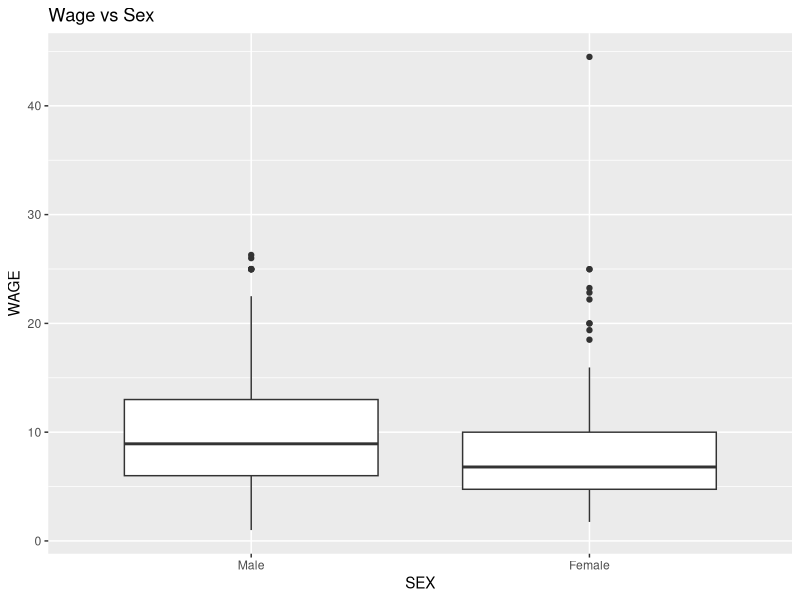
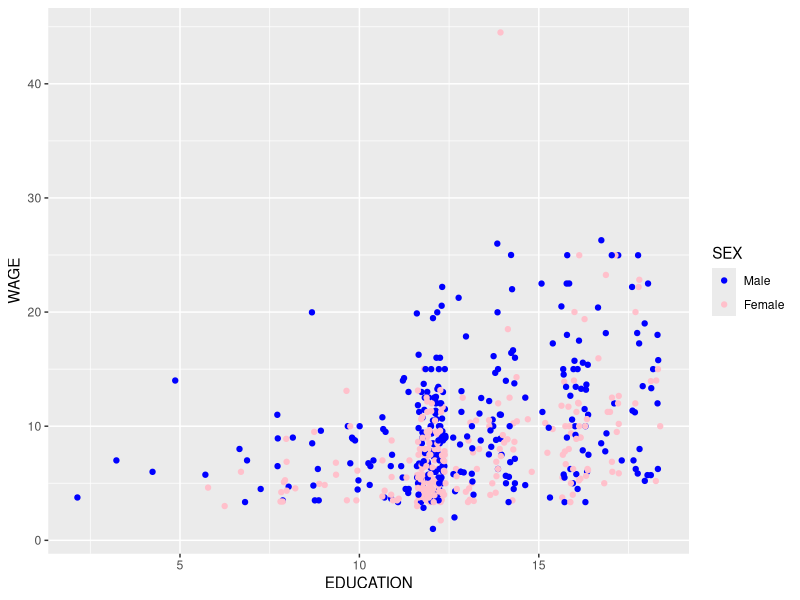
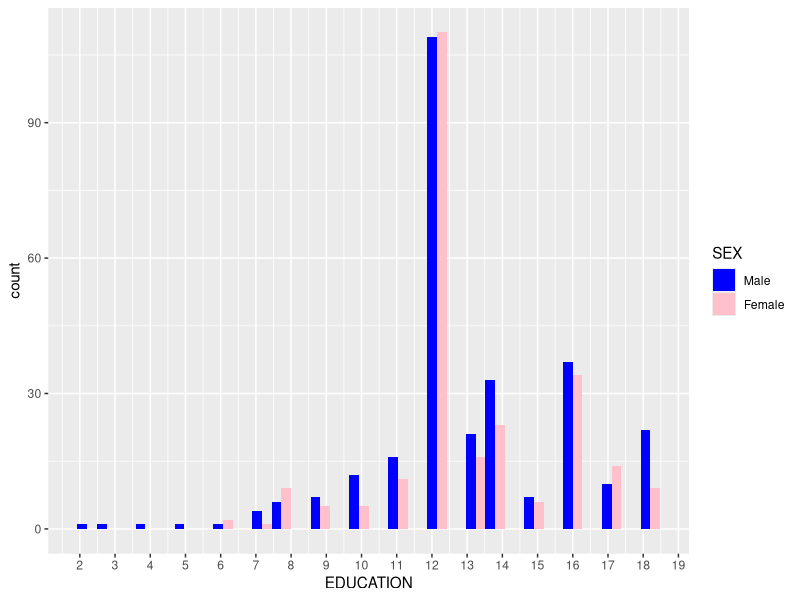
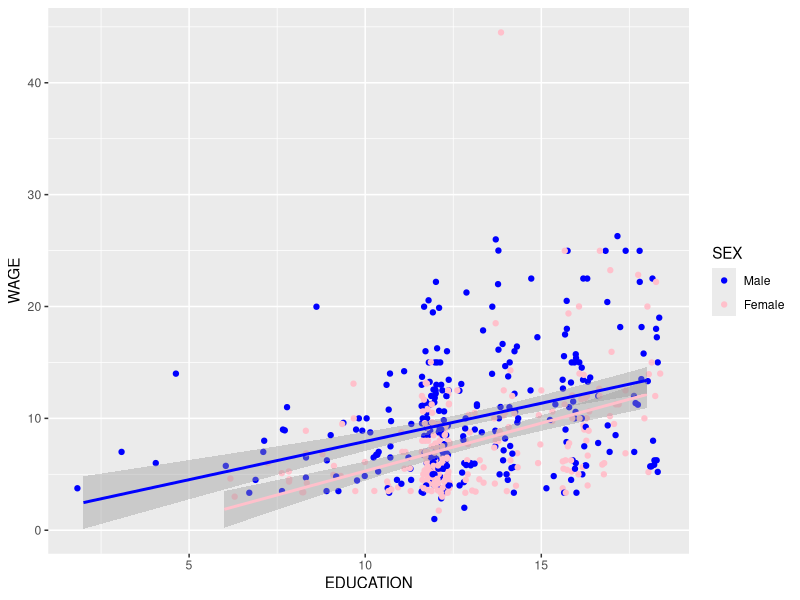
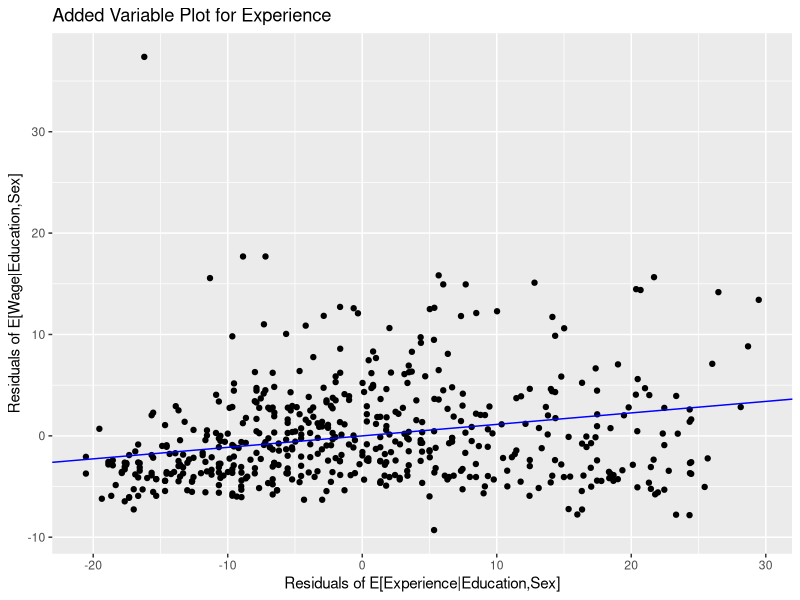

Here is the R script that generated these plots, in order: (Note: this script raises an error after producing the figures.)
## ---- chunk 1
library(ggplot2)

# create dataframe
wages <- read.csv(file = "../data/cpswages.dat.txt", header = FALSE, sep=" ")
names(wages) <- c("EDUCATION",	"SOUTH", "SEX", "EXPERIENCE", "UNION",  "WAGE", "AGE", "RACE", "OCCUPATION", "SECTOR", "MARR")
wages = wages[,c(1,2,3,4,5,7,8,9,10,11,6)]

# Set up factors
wages$SOUTH <- factor(wages$SOUTH, levels=c(0,1),
                    labels=c('North','South'))

wages$SEX <- factor(wages$SEX, levels=c(0,1),
                    labels=c('Male','Female'))

wages$UNION <- factor(wages$UNION, levels=c(0,1),
                    labels=c('Non-Unionized','Unionized'))

wages$RACE <- factor(wages$RACE, levels=c(1,2,3),
                    labels=c('Other','Hispanic', 'White'))

wages$OCCUPATION <- factor(wages$OCCUPATION, levels=c(1,2,3,4,5,6),
                    labels=c('Management','Sales','Clerical','Service','Professional','Other'))

wages$SECTOR <- factor(wages$SECTOR, levels=c(0,1,2),
                       labels=c('Other','Manufacturing','Construction'))

wages$MARR <- factor(wages$MARR, levels=c(0,1),
                       labels=c('Unmarried','Married'))

wages$MANUFACTURING <- 1*(wages$SECTOR == 'Manufacturing')
wages$CONSTRUCTION <- 1*(wages$SECTOR == 'Construction')

wages$MANAGEMENT <- 1*(wages$OCCUPATION == 'Management')
wages$SALES <- 1*(wages$OCCUPATION == 'Sales')
wages$CLERICAL <- 1*(wages$OCCUPATION == 'Clerical')
wages$SERVICE <- 1*(wages$OCCUPATION == 'Service')
wages$PROFESSIONAL <- 1*(wages$OCCUPATION == 'Professional')

wages$WHITE <- 1*(wages$RACE == 'White')
wages$HISPANIC <- 1*(wages$RACE == 'Hispanic')

women <- subset(wages,SEX=='Female')
men <- subset(wages,SEX=='Male')

head(wages)
## ---- chunk 2
p <- ggplot( wages, aes ( x = SEX, y = WAGE) )
p + geom_boxplot() + ggtitle("Wage vs Sex")
## ---- chunk 3
#nrow(subset(wages,SEX=='Female'))
#nrow(subset(wages,SEX=='Male'))
t.test(subset(wages,SEX=='Male')$WAGE, subset(wages,SEX=='Female')$WAGE, alternative = "greater")
## ---- chunk 4
p_ed_wg = ggplot( wages, aes ( x = EDUCATION, y = WAGE) ) 
p_ed_wg + geom_jitter(aes(color=SEX)) + scale_color_manual(name = 'SEX', values = c("blue", "pink"))
## ---- chunk 5
ggplot(wages, aes(EDUCATION, fill = SEX)) + geom_histogram(position = 'dodge') + scale_fill_manual(values=c("blue", "pink")) + scale_x_continuous(breaks=seq(0,19,1))
## ---- chunk 6
p_ed_wg + geom_jitter(aes(color=SEX)) + 
  geom_smooth(data=women, method='lm',formula=y~x,color="pink") +
  geom_smooth(data=men, method='lm',formula=y~x,color="blue") + 
  scale_color_manual(name = 'SEX', values = c("blue", "pink")) 
## ---- chunk 7
M1=lm(WAGE~EDUCATION+SEX, data=wages)
M2=lm(WAGE~EDUCATION+SEX+SEX:EDUCATION, data=wages)

summary(M1)
summary(M2)
## ---- chunk 8
M3 <- lm( EXPERIENCE ~ EDUCATION + SEX, data = wages)
M4 <- lm( WAGE ~ EDUCATION + SEX + EXPERIENCE, data = wages)
M5 <- lm( WAGE ~ SEX + EXPERIENCE, data = wages)

resid_wg_edu <- resid(M1)
resid_exp_edu <- resid(M3)
resid_wg_exp = resid(M5)


avp_ed_ex <- data.frame(resid_wg_edu, resid_exp_edu)
temp <- lm(resid_wg_edu ~ resid_exp_edu, data = avp_ed_ex)
p_added_v_edu_exp <- ggplot( avp_ed_ex, aes ( x = resid_exp_edu, y = resid_wg_exp) ) 
p_added_v_edu_exp + geom_point() +
  #geom_smooth(data=wages, method='lm',formula=y~x,color="pink") +
  geom_abline ( intercept = coef(temp)[1], slope = coef(temp)[2], color="blue" ) +
  ggtitle("Added Variable Plot for Experience") +
  xlab("Residuals of E[Experience|Education,Sex]") +
  ylab("Residuals of E[Wage|Education,Sex]")

summary(temp)$r.squared
summary(M4)
## ---- chunk 9
M7
